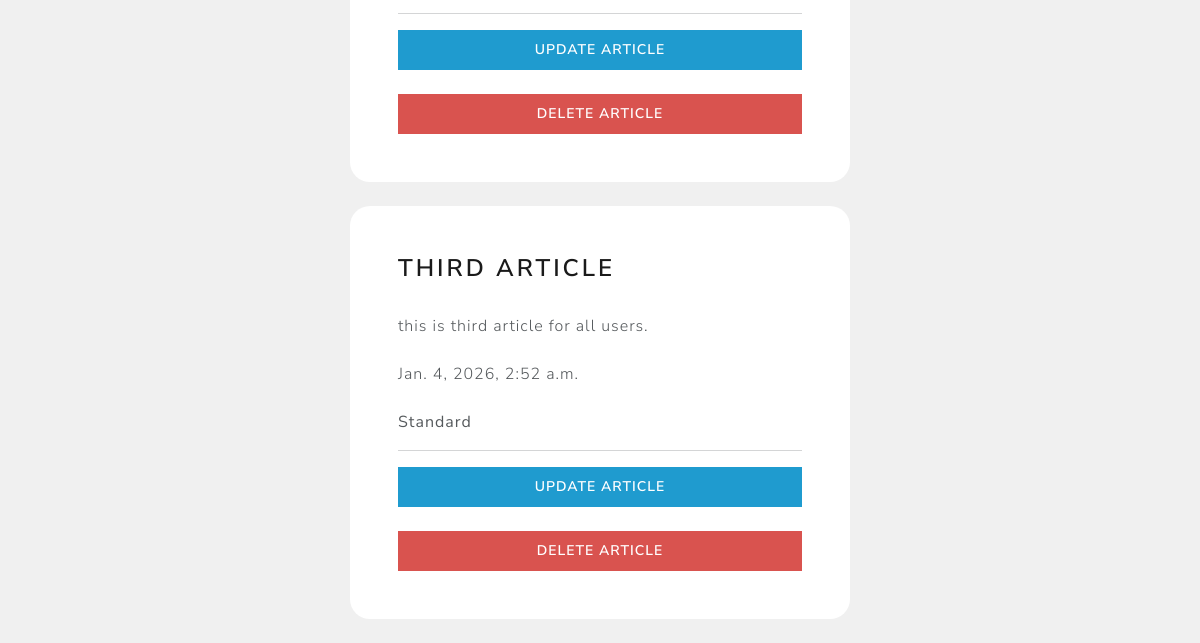
/writer/my-articles (signed in, lower part), run on an earlier commit of the app's database.
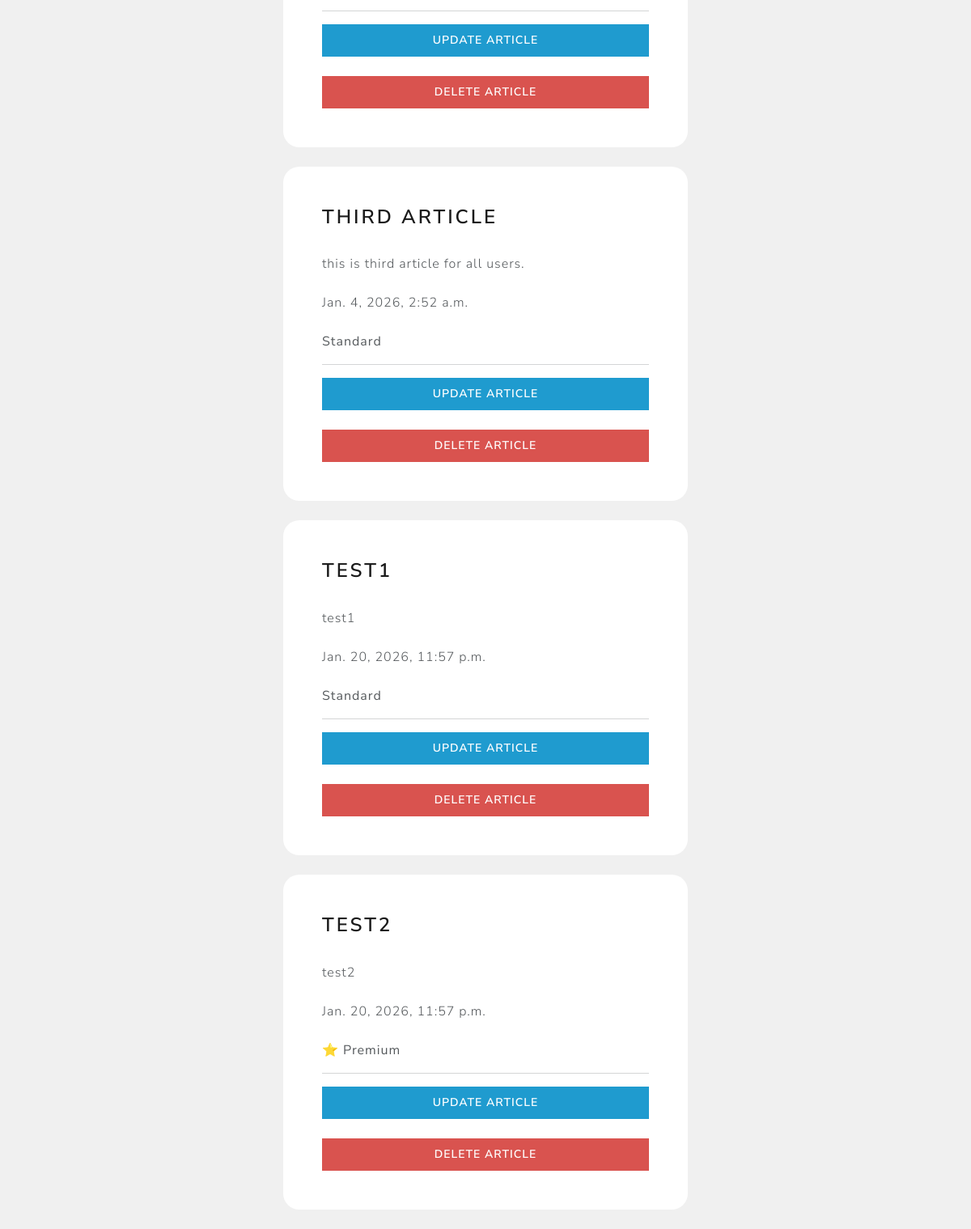
And on a later commit of the database.
### writer/models.py (models this page shows)
class Article(models.Model):
    title = models.CharField(max_length=150)
    content = models.TextField(max_length=1000)
    date_posted = models.DateTimeField(auto_now_add=True)
    is_premium = models.BooleanField(default=False, verbose_name="Is this a premium article?")
    user = models.ForeignKey(CustomUser, max_length=10, on_delete=models.CASCADE, null=True)

### writer/views.py (the view)
# urls.py: path('my-articles', views.my_articles, name="my-articles"),
@login_required(login_url="my-login")
def my_articles(request):
    current_user = request.user.id
    article = Article.objects.all().filter(user=current_user)
    context = {"AllArticles": article}
    return render(request, "writer/my-articles.html", context)

### writer/templates/writer/my-articles.html
{% extends "writer/navbar.html" %}
{% load crispy_forms_tags %}
{% block content %}
    <br>
    {% for article in AllArticles %}
        <div class="container bg-white shadow-md p-5 form-layout">
            <h3> {{article.title}} </h3>
            <br>
            {{article.content}}
            <br><br>
            {{article.date_posted}}
            <br><br>
            {% if article.is_premium == True %}
                ⭐️ <strong> Premium </strong>
            {% elif article.is_premium == False %}
                <strong> Standard </strong>
            {% endif %}
            <hr>
            <a class="btn btn-info w-100 p-2" href="{% url "update-article" article.id %}">Update article</a>
            <br>
            <br>
            <a class="btn btn-danger w-100 p-2" href="{% url "delete-article" article.id %}">Delete article</a>
        </div>
        <br>
    {% endfor %}
{% endblock content %}

### writer/templates/writer/navbar.html (shortened to what this page needs)
{% load static %}
<!DOCTYPE html>
<html lang="en">
    <head>
          <link rel="stylesheet" type="text/css" href="https://bootswatch.com/5/lux/bootstrap.min.css">
          <link rel="stylesheet" type="text/css" href="{% static 'css/styles.css' %}">
    </head>
        {% block content %}
        {% endblock content %}
</html>

### static/css/styles.css (style rules this page uses)
.form-layout { width: 500px; border-radius: 20px; }

What changed in the data, as far as the page shows it:
added Article: title "TEST1", content "test1", date_posted "Jan. 20, 2026, 11:57 p.m.", is_premium "Standard"
added Article: title "TEST2", content "test2", date_posted "Jan. 20, 2026, 11:57 p.m.", is_premium "Premium"
